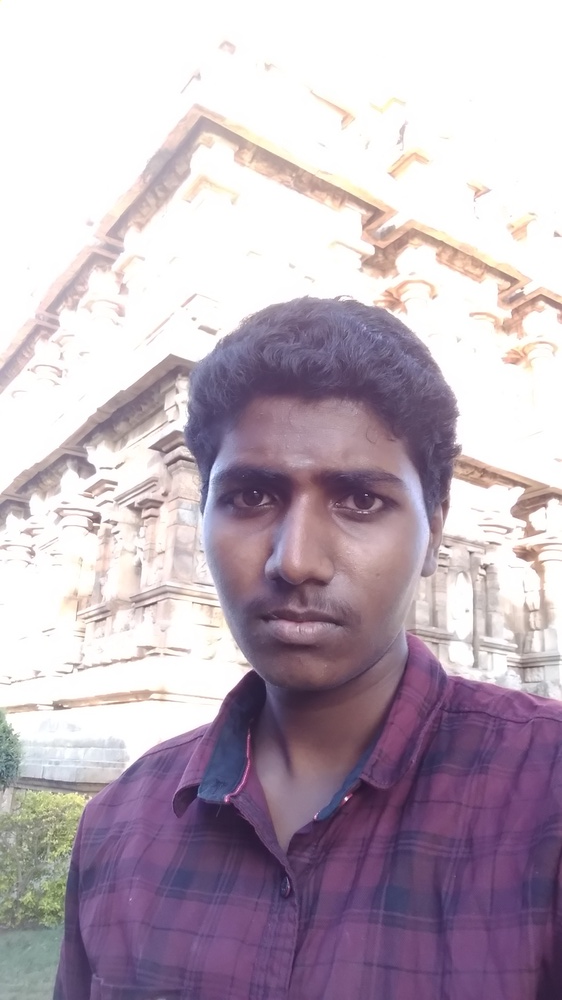
#> input picture test/learn/assets/ref.jpg, 562 x 1000 px, shrunk from 1440 x 2560 before the run
$ python face_det.py
#> lines starting #> are read from the running program, lines starting #| are printed output that depends on the picture; after the words box and inside, x2 and y2 are one past the last pixel; in counts of white or black regions, pixels touching at a corner belong together
import cv2

facedetect = cv2.CascadeClassifier(cv2.data.haarcascades+'haarcascade_frontalface_alt.xml')

img = cv2.imread('assets/ref.jpg')
#> img is the input picture: shape (1000, 562, 3); mean B, G, R 186.8, 174.9, 188.5

gray = cv2.cvtColor(img,cv2.COLOR_BGR2GRAY)
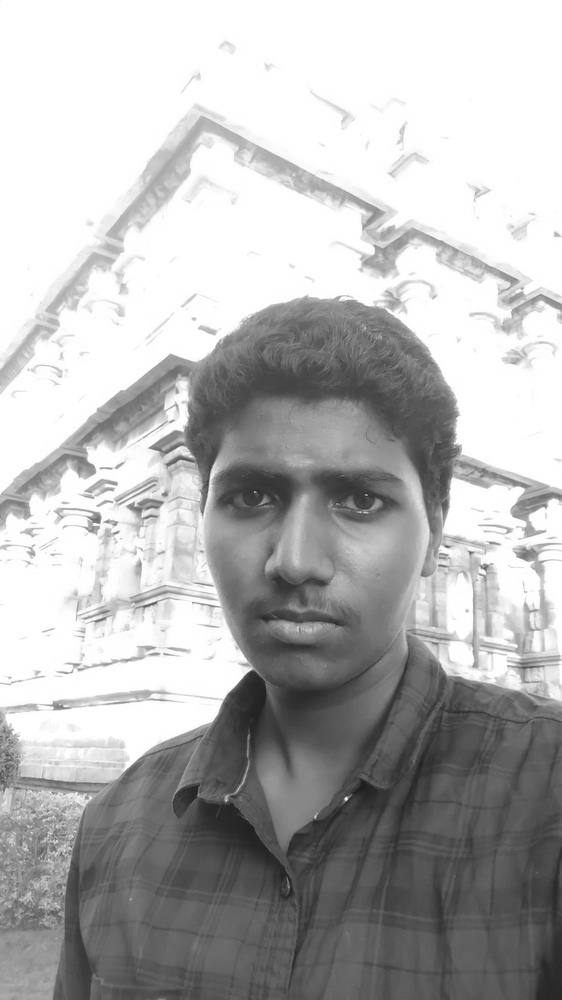
#> gray: shape (1000, 562); min 29, max 255, mean 180.3

face = facedetect.detectMultiScale(gray,1.3,5)
#> face = [[165, 392, 279, 279]]

for(x,y,w,h) in face:
    cv2.rectangle(img,(x,y),(x+w,y+h),(0,255,0),2)
#> this loop made 1 pass
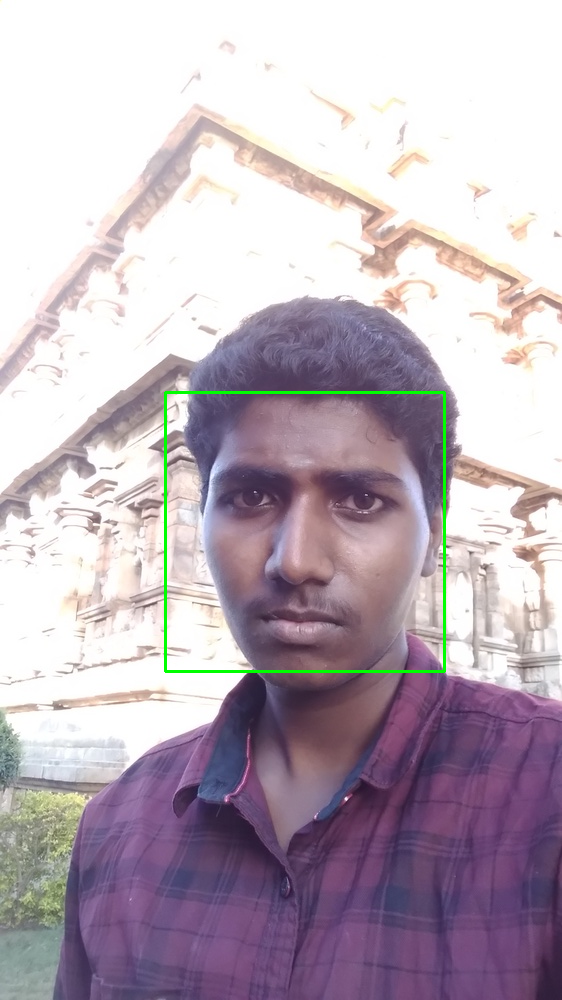
#> img: shape (1000, 562, 3); 0.6% of pixels changed, all inside (x1, y1, x2, y2) = (164, 391, 446, 673)
cv2.imshow('r',img)
k = cv2.waitKey()
#> (key q is pressed here)
if(k==ord('q')):
    cv2.destroyAllWindows()

$ run again, with test/learn/assets/img.jpg copied over test/learn/assets/ref.jpg
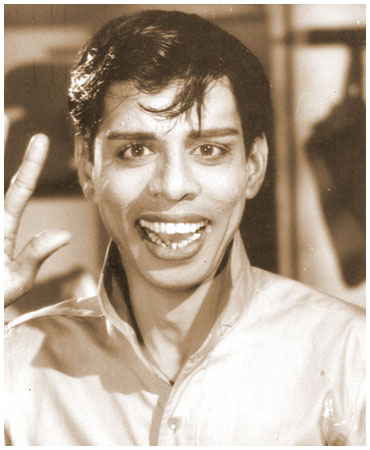
#> input picture test/learn/assets/img.jpg, 370 x 450 px
#> img is the input picture: shape (450, 370, 3); mean B, G, R 146, 163.3, 179.4
#> `gray = cv2.cvtColor(img,cv2.COLOR_BGR2GRAY)`:
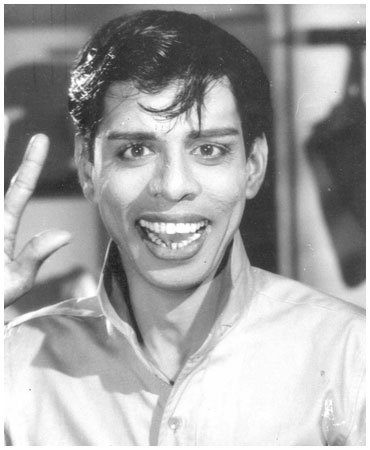
#> gray: shape (450, 370); min 29, max 255, mean 166.2
#> face = [[76, 74, 195, 195]]
#> the loop `for(x,y,w,h) in face:` made 1 pass
#> after the loop `for(x,y,w,h) in face:`:
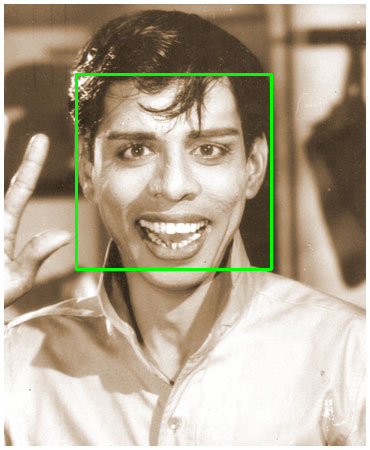
#> img: shape (450, 370, 3); 1.4% of pixels changed, all inside (x1, y1, x2, y2) = (75, 73, 273, 271)

$ run again, with test/learn/assets/team.jpg copied over test/learn/assets/ref.jpg
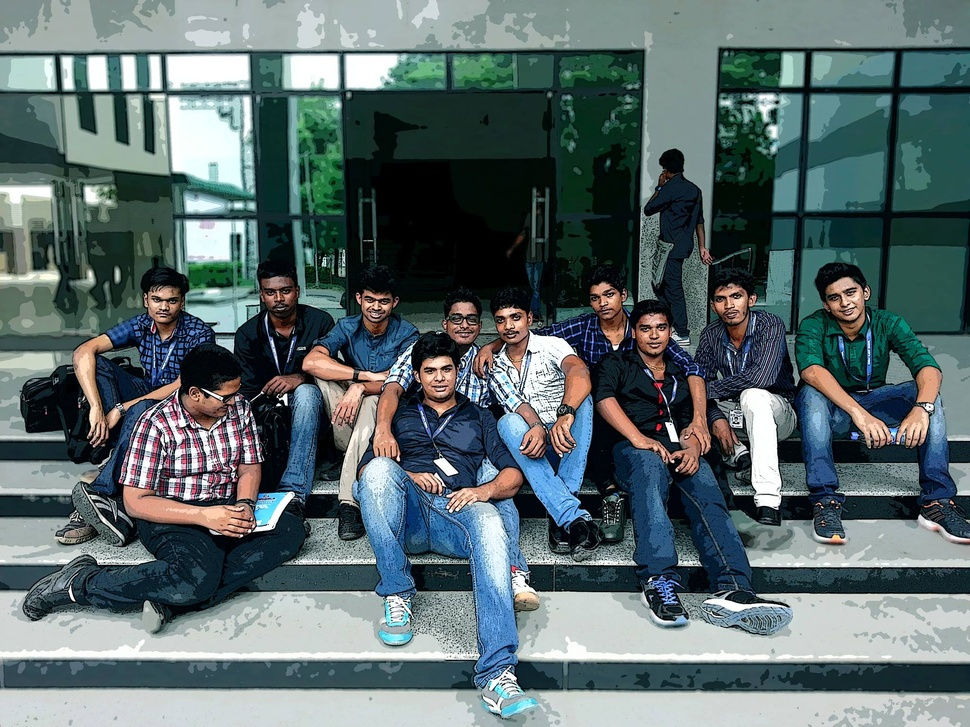
#> input picture test/learn/assets/team.jpg, 970 x 727 px, shrunk from 2048 x 1536 before the run
#> img is the input picture: shape (727, 970, 3); mean B, G, R 108.4, 107.1, 91
#> `gray = cv2.cvtColor(img,cv2.COLOR_BGR2GRAY)`:
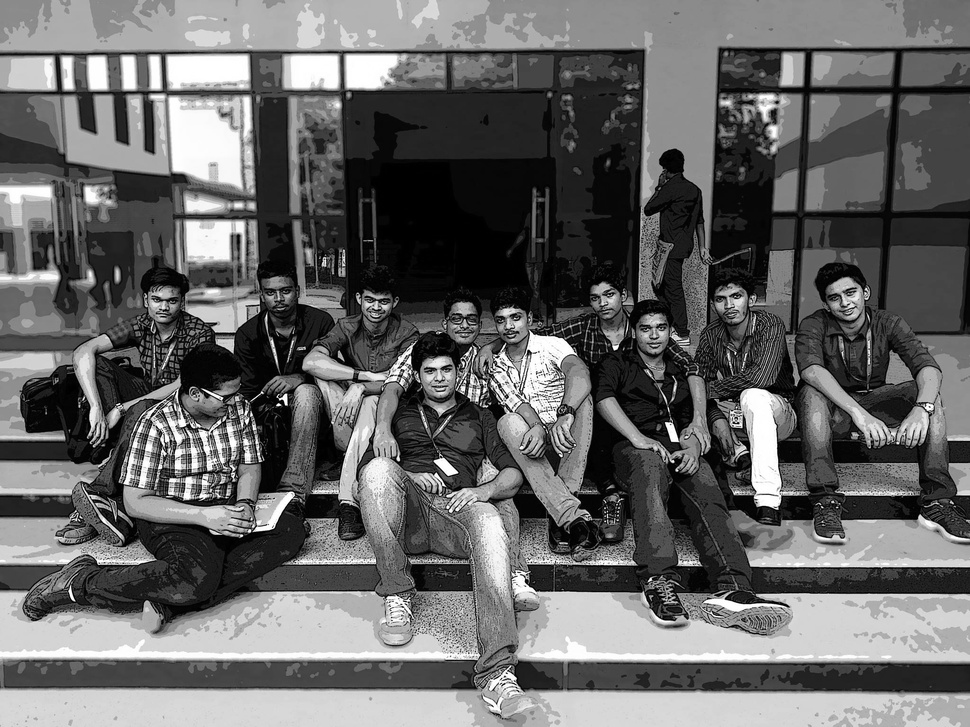
#> gray: shape (727, 970); min 0, max 255, mean 102.4
#> face = [[256, 274, 44, 44], [632, 311, 45, 45], [583, 281, 41, 41], [708, 281, 44, 44], [143, 283, 43, 43], [487, 301, 46, 46], [415, 352, 48, 48], [355, 284, 44, 44], [441, 301, 46, 46]]
#> the loop `for(x,y,w,h) in face:` made 9 passes
#> after the loop `for(x,y,w,h) in face:`:
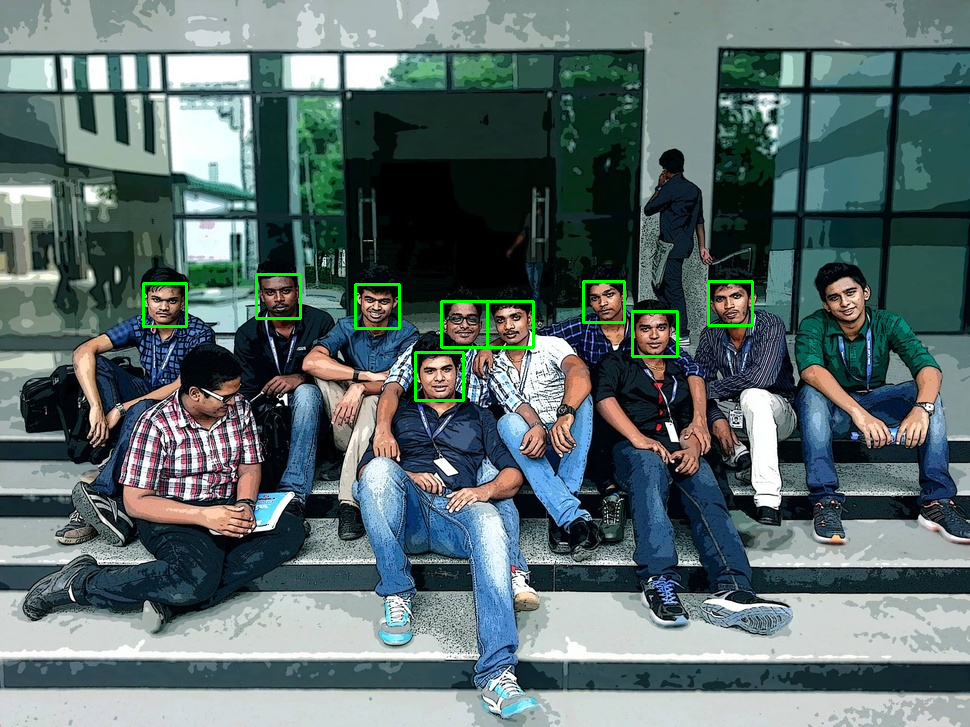
#> img: shape (727, 970, 3); 0.66% of pixels changed, all inside (x1, y1, x2, y2) = (142, 273, 754, 402)
